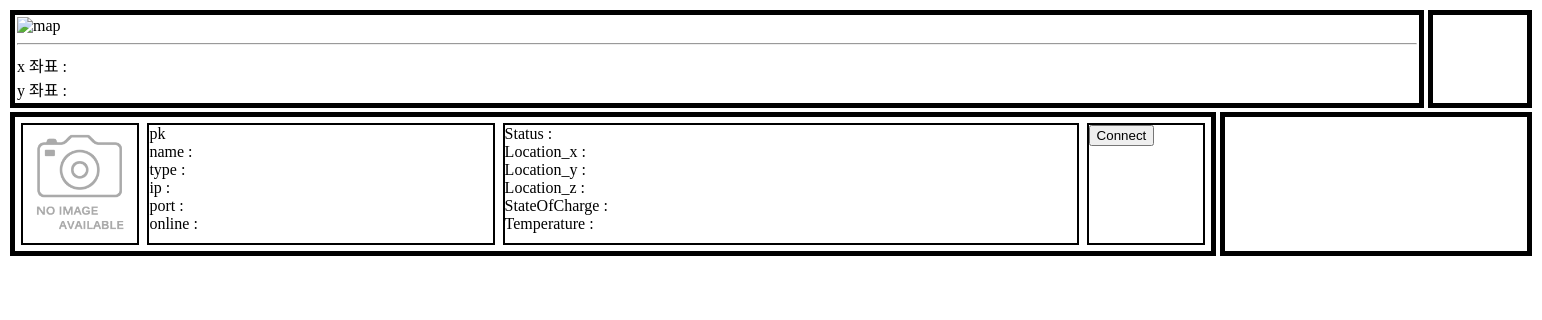
The app's page /, older data.
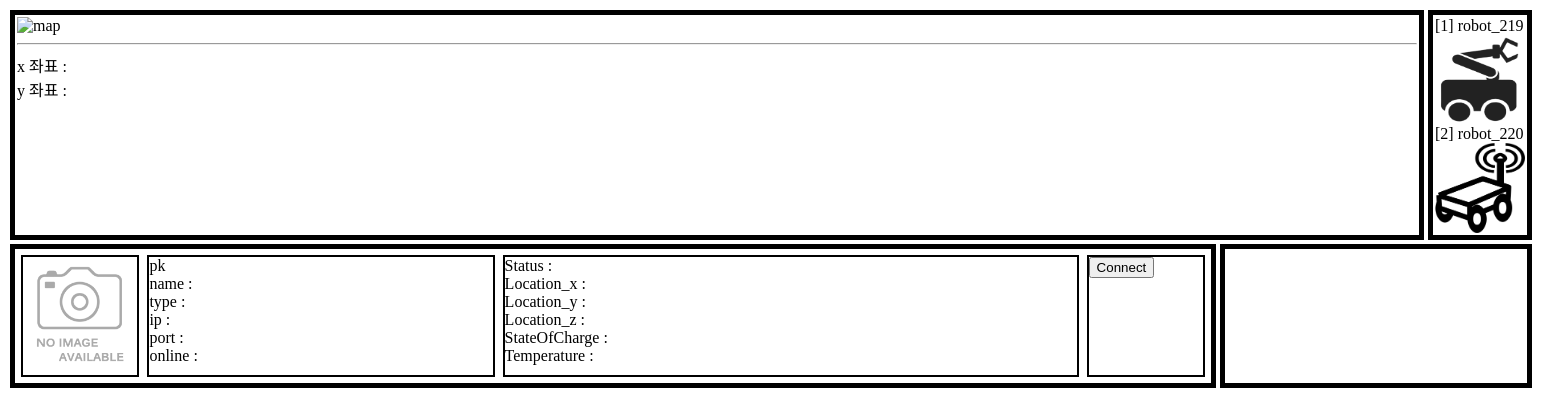
The same page, newer data.
### app_main/models.py (models this page shows, shortened)
class Robot(models.Model):
    name=models.CharField(max_length=30)
    type=models.CharField(max_length=30,blank=True)
    image=models.ImageField(default='no-image-icon.png')
    ip=models.CharField(max_length=30,blank=True)
    port=models.IntegerField(blank=True)
    online=models.BooleanField(default=False)
    Status=models.CharField(max_length=30,blank=True)
    StateOfCharge = models.IntegerField(blank=True,null=True)
    Location_x = models.IntegerField(blank=True,null=True)
    Location_y = models.IntegerField(blank=True,null=True)
    Location_z = models.IntegerField(blank=True,null=True)
    Temperature = models.IntegerField(blank=True,null=True)
    task=models.CharField(max_length=200,blank=True,null=True)
    note=models.TextField(blank=True,null=True)

### app_main/views.py (the view)
# urls.py: path('',views.showPage, name='show'),
def showPage(request):
    if request.method == "POST":
        print(request.POST)
        if request.POST['req'] == 'add_db':
            r = Robot()
            r.name = request.POST['name']
            r.type = request.POST['type']
            r.ip = request.POST['ip']
            r.port = request.POST['port']
            r.note = request.POST['note']
            r.save()
            return redirect('show')
    else:
        robots = Robot.objects.all()
        return render(request, 'app_main/page_main.html', {'robots':robots})

### app_main/templates/app_main/page_main.html (shortened to what this page needs)
<!DOCTYPE html>
<html lang="ko">
    <head>
        {%load static%}
    </head>
    <body oncontextmenu="return false">
        <div style="display:flex;">
            <div style="flex:8; border:5px solid black; margin: 2px; padding: 2px;">
                <div id="div_map" style="position:relative; width:1400px; height:auto;" oncontextmenu="func_move(document.getElementById('pk').innerText)" onmousemove="func_mouseTracking(event)">
                    <img id="map"
                        src="{%static 'img/map.bmp'%}"
                        style="max-width:100%; height:auto; cursor:crosshair"
                        alt="map">
                </div>
                <hr>
                <div>
                    <div id="x">x 좌표 :</div>
                    <div id="y">y 좌표 :</div>
                </div>
            </div>
            <div style="flex:2; border:5px solid black; margin: 2px; padding: 2px;">
                {%for r in robots%}
                    <div id="robot_{{r.pk}}" onclick="func_select('{{r.pk}}')" style="position:relative">
                        [{{r.pk}}]&nbsp{{r.name}}
                        <img src="{{r.image.url}}" width="90" height="90" style="display:block">
                        <span style="position:absolute; top:0; left:0; padding:5px; color:#fff; font-weight:bold;"></span>
                    </div>
                    {%endfor%}
            </div>
        </div>
        <div style="display:flex;">
            <div style="flex:8; border:5px solid black; margin: 2px; padding: 2px;">
                <div style="display:flex;">
                    <div id="select_robot_head_image" style="flex:1; border:2px solid black; margin: 4px;">
                        <img id="head_image" src="{%static 'img/no-image-icon.png'%}" style="max-width:100%; height:auto;" alt="image">
                    </div>
                    <div id="select_robot_status" style="flex:3; border:2px solid black; margin: 4px;">
                        <div id="pk">pk</div>
                        <div id="name">name :</div>
                        <div id="type">type :</div>
                        <div id="ip">ip :</div>
                        <div id="port">port :</div>
                        <div id="online">online :</div>
                    </div>
                    <div style="flex:5; border:2px solid black; margin: 4px;">
                        <div id="Status">Status :</div>
                        <div id="Location_x">Location_x :</div>
                        <div id="Location_y">Location_y :</div>
                        <div id="Location_z">Location_z :</div>
                        <div id="StateOfCharge">StateOfCharge :</div>
                        <div id="Temperature">Temperature :</div>
                    </div>
                    <div id="select_robot_pannel" style="flex:1; border:2px solid black; margin: 4px;">
                        <button id="pb_connect" data-value="None" onclick="func_connect(document.getElementById('pk').innerHTML)">Connect</button>
                    </div>
                </div>
            </div>
            <div style="flex:2; border:5px solid black; margin: 2px; padding: 2px;">
            </div>
        </div>
    </body>
</html>

Row changes from the older to the newer data that the page shows:
added Robot: pk "1", name "robot_219", image (picture)
added Robot: pk "2", name "robot_220", image (picture)
